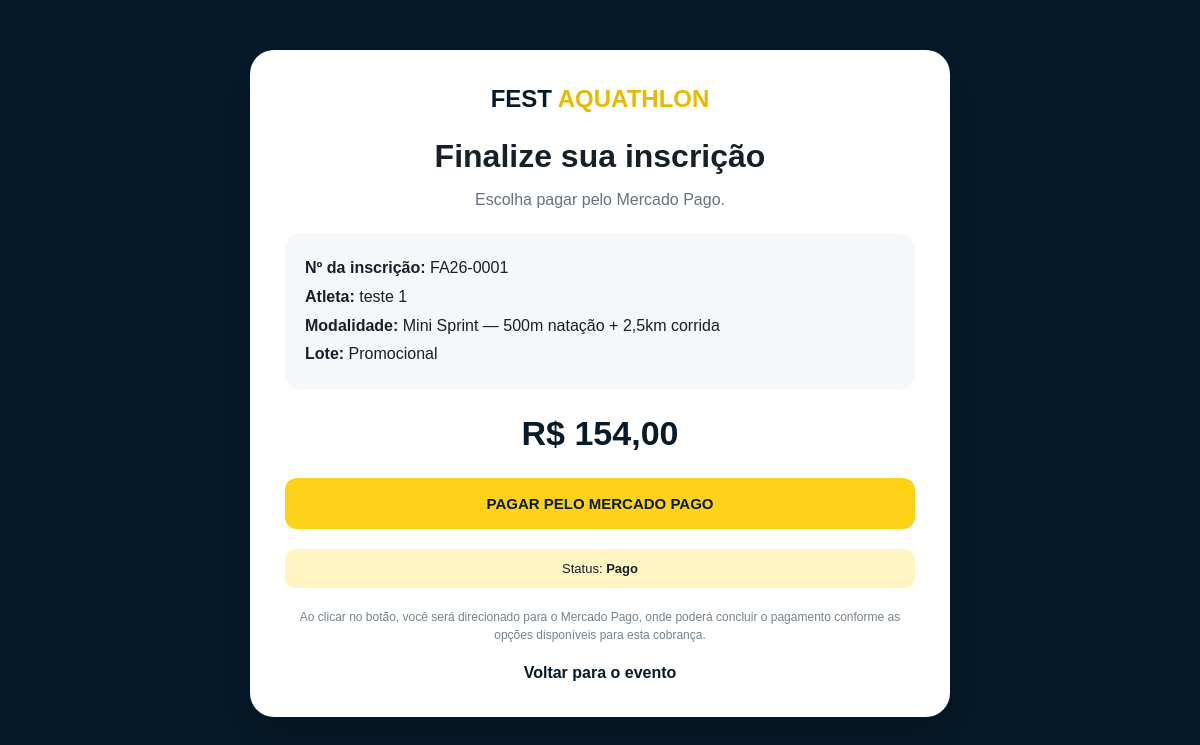
/pagamento/FA26-0001/, run on the app's committed database.
### inscricoes/models.py (models this page shows, shortened)
class Inscricao(models.Model):
    MINI = "MINI"
    SPRINT = "SPRINT"
    MODALIDADES = [
        (
            MINI,
            "Mini Sprint — 500m natação + 2,5km corrida",
        ),
        (
            SPRINT,
            "Sprint — 1km natação + 5km corrida",
        ),
    ]
    PENDENTE = "PENDENTE"
    PAGO = "PAGO"
    CANCELADO = "CANCELADO"
    STATUS = [
        (PENDENTE, "Aguardando pagamento"),
        (PAGO, "Pagamento confirmado"),
        (CANCELADO, "Cancelada"),
    ]
    numero = models.CharField(
        max_length=20,
        unique=True,
        blank=True,
    )
    nome = models.CharField(
        max_length=150,
    )
    telefone = models.CharField(
        max_length=30,
    )
    email = models.EmailField()
    data_nascimento = models.DateField()
    modalidade = models.CharField(
        max_length=10,
        choices=MODALIDADES,
    )
    militar = models.BooleanField(
        default=False,
    )
    comprovante_militar = models.FileField(
        upload_to="comprovantes/militares/",
        blank=True,
        null=True,
    )
    autorizacao_responsavel = models.FileField(
        upload_to="comprovantes/responsaveis/",
        blank=True,
        null=True,
    )
    lote = models.CharField(
        max_length=40,
        blank=True,
    )
    valor_inscricao = models.DecimalField(
        max_digits=8,
        decimal_places=2,
        default=0,
    )
    valor_total = models.DecimalField(
        max_digits=8,
        decimal_places=2,
        default=0,
    )
    status = models.CharField(
        max_length=12,
        choices=STATUS,
        default=PENDENTE,
    )
    criado_em = models.DateTimeField(
        auto_now_add=True,
    )
    atualizado_em = models.DateTimeField(
        auto_now=True,
    )
    class Meta:
        ordering = ["-criado_em"]
        verbose_name = "Inscrição"
        verbose_name_plural = "Inscrições"

class Pagamento(models.Model):
    PENDENTE = "PENDENTE"
    PAGO = "PAGO"
    CANCELADO = "CANCELADO"
    EXPIRADO = "EXPIRADO"
    STATUS = [
        (PENDENTE, "Pendente"),
        (PAGO, "Pago"),
        (CANCELADO, "Cancelado"),
        (EXPIRADO, "Expirado"),
    ]
    MERCADO_PAGO = "MERCADO_PAGO"
    inscricao = models.OneToOneField(
        Inscricao,
        on_delete=models.CASCADE,
        related_name="pagamento",
    )
    plataforma = models.CharField(
        max_length=30,
        default=MERCADO_PAGO,
    )
    valor = models.DecimalField(
        max_digits=8,
        decimal_places=2,
    )
    link_pagamento = models.URLField(
        max_length=1000,
    )
    status = models.CharField(
        max_length=12,
        choices=STATUS,
        default=PENDENTE,
    )
    metodo = models.CharField(
        max_length=30,
        blank=True,
    )
    identificador_transacao = models.CharField(
        max_length=150,
        blank=True,
        db_index=True,
    )
    criado_em = models.DateTimeField(
        auto_now_add=True,
    )
    pago_em = models.DateTimeField(
        null=True,
        blank=True,
    )
    atualizado_em = models.DateTimeField(
        auto_now=True,
    )
    class Meta:
        verbose_name = "Pagamento"
        verbose_name_plural = "Pagamentos"
        ordering = ["-criado_em"]

### inscricoes/views.py (the view)
def pagamento(request, numero):
    inscricao = get_object_or_404(
        Inscricao,
        numero=numero,
    )
    pagamento = get_object_or_404(
        Pagamento,
        inscricao=inscricao,
    )
    return render(
        request,
        "registration/pagamento.html",
        {
            "inscricao": inscricao,
            "pagamento": pagamento,
        },
    )

### templates/registration/pagamento.html (shortened to what this page needs)
<!doctype html>
<html lang="pt-BR">
<head>
</head>
<body>
<div class="page">
    <div class="card">
        <div class="logo">
            FEST <span>AQUATHLON</span>
        </div>
        <h1>
            Finalize sua inscrição
        </h1>
        <p class="subtitle">
            Escolha pagar pelo Mercado Pago.
        </p>
        <div class="summary">
            <strong>
                Nº da inscrição:
            </strong>
            {{ inscricao.numero }}
            <br>
            <strong>
                Atleta:
            </strong>
            {{ inscricao.nome }}
            <br>
            <strong>
                Modalidade:
            </strong>
            {{ inscricao.get_modalidade_display }}
            <br>
            <strong>
                Lote:
            </strong>
            {{ inscricao.lote }}
        </div>
        <div class="price">
            R$ {{ inscricao.valor_total }}
        </div>
        <a
            href="{{ pagamento.link_pagamento }}"
            target="_blank"
            rel="noopener noreferrer"
            class="payment-btn mercado"
        >
            PAGAR PELO MERCADO PAGO
        </a>
        <div class="status">
            Status:
            <strong>
                {{ pagamento.get_status_display }}
            </strong>
        </div>
        <p class="info">
            Ao clicar no botão, você será direcionado
            para o Mercado Pago, onde poderá concluir
            o pagamento conforme as opções disponíveis
            para esta cobrança.
        </p>
        <a
            href="/"
            class="back"
        >
            Voltar para o evento
        </a>
    </div>
</div>
</body>
</html>

### templates/registration/pagamento.html (style rules this page uses)
* { box-sizing: border-box; }
body { margin: 0; font-family: Arial, sans-serif; background: #061a2a; color: #17202a; }
.page { min-height: 100vh; padding: 50px 20px; }
.card { width: min(700px, 100%); margin: auto; background: white; border-radius: 24px; padding: 35px; box-shadow: 0 20px 50px rgba(0,0,0,.25); }
.logo { text-align: center; font-size: 24px; font-weight: 900; color: #061a2a; }
.logo span { color: #e7b900; }
h1 { text-align: center; margin: 25px 0 10px; }
.subtitle { text-align: center; color: #66727e; }
.summary { background: #f5f7f8; border-radius: 15px; padding: 20px; margin: 25px 0; line-height: 1.8; }
.price { font-size: 34px; font-weight: 900; text-align: center; color: #061a2a; margin: 10px 0 25px; }
.payment-btn { display: block; width: 100%; padding: 17px; margin-top: 12px; border-radius: 12px; text-decoration: none; text-align: center; font-weight: 900; font-size: 15px; }
.mercado { background: #ffd21a; color: #061a2a; }
.status { text-align: center; margin-top: 20px; padding: 12px; background: #fff5c2; border-radius: 10px; font-size: 13px; }
.info { text-align: center; font-size: 12px; color: #75828b; margin-top: 20px; line-height: 1.5; }
.back { display: block; text-align: center; margin-top: 20px; color: #061a2a; font-weight: bold; text-decoration: none; }

### data on the page
Inscricao: numero "FA26-0001", nome "teste 1", modalidade "Mini Sprint — 500m natação + 2,5km corrida", lote "Promocional", valor_total "154,00"
Pagamento: status "Pago"
